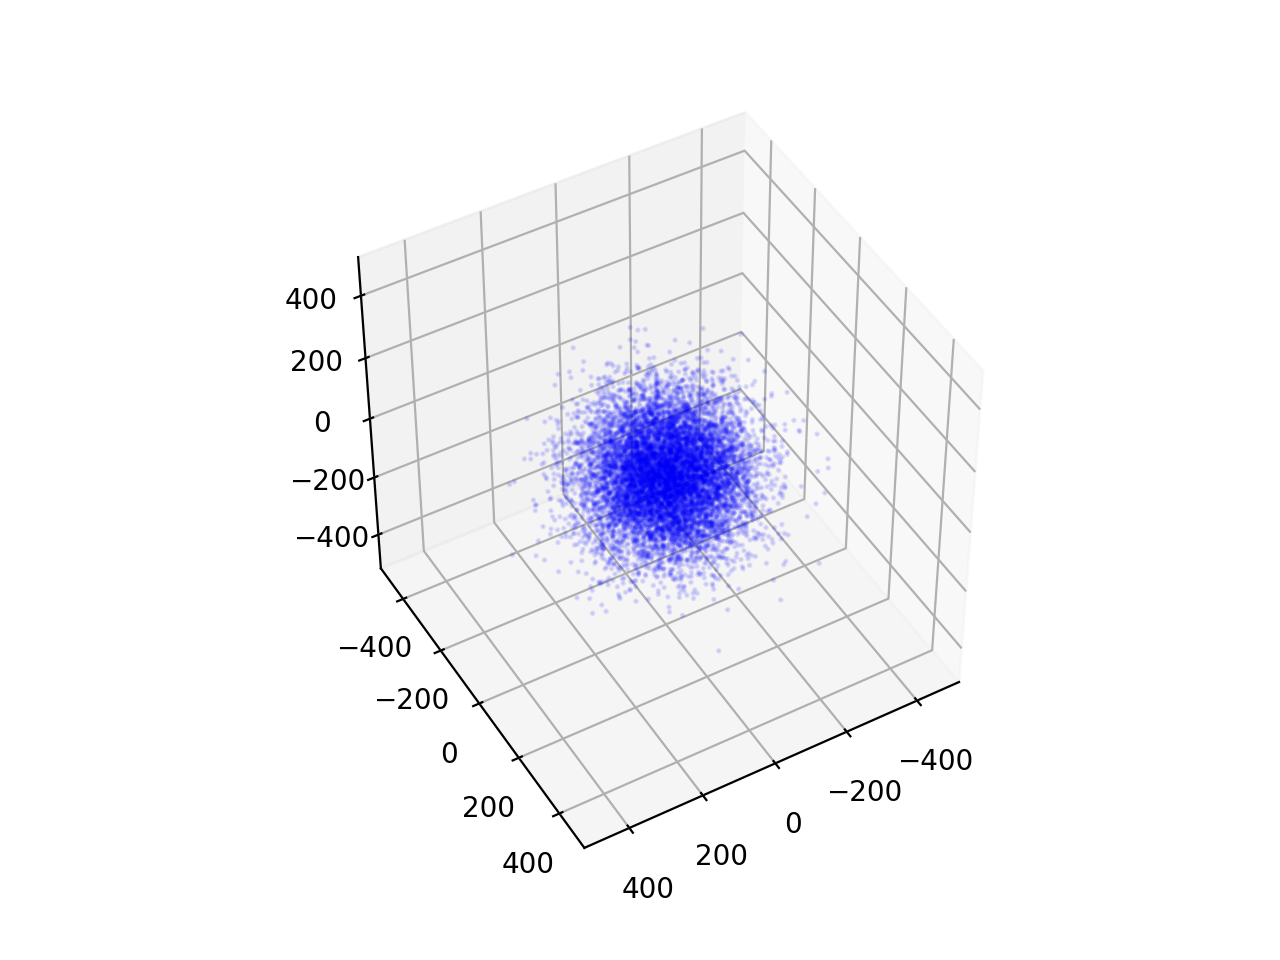

This chart was generated by the following Python code:
#!/usr/pkg/bin/python3.9

#
# Time-stamp: <2022/10/02 22:38:24 (CST) daisuke>
#

# importing numpy module
import numpy

# importing matplotlib module
import matplotlib.backends.backend_agg
import matplotlib.figure

# output file name
file_output = 'ai202209_s04_38.png'

# parameters for random number generation
mean   = 0.0
stddev = 100.0
n      = 10**4

# data to be plotted
rng = numpy.random.default_rng ()
x   = rng.normal (loc=mean, scale=stddev, size=n)
y   = rng.normal (loc=mean, scale=stddev, size=n)
z   = rng.normal (loc=mean, scale=stddev, size=n)

# making a fig object using object-oriented interface
fig = matplotlib.figure.Figure ()

# making a canvas object
canvas = matplotlib.backends.backend_agg.FigureCanvasAgg (fig)

# making an axes object
ax = fig.add_subplot (111, projection='3d')

# settings for plot
ax.set_xlim (-500.0, +500.0)
ax.set_ylim (-500.0, +500.0)
ax.set_zlim (-500.0, +500.0)
ax.set_box_aspect ( (1.0, 1.0, 1.0) )

# viewing angles of camera
el = 45.0
az = 60.0
ax.view_init (elev=el, azim=az)

# plotting data points
ax.scatter (x, y, z, s=1.0, color='blue', alpha=0.1)

# saving file
fig.savefig (file_output, dpi=200)
